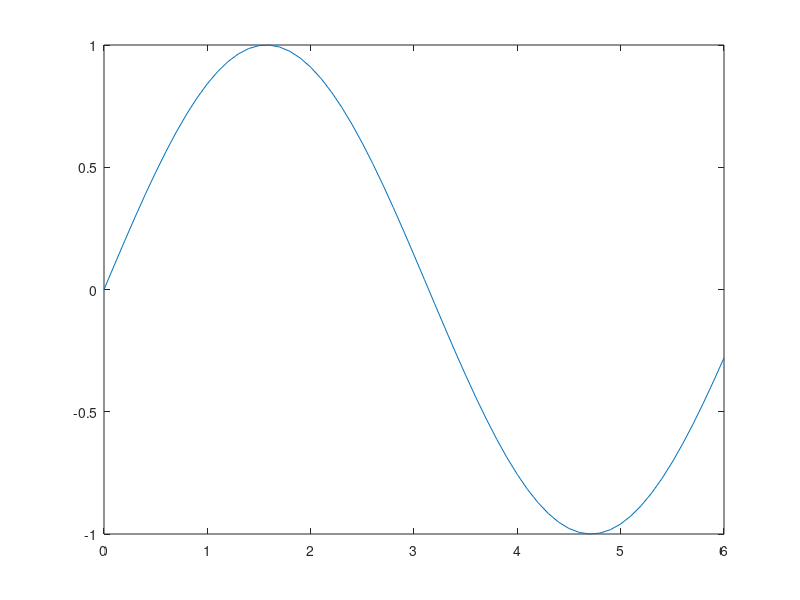

The MATLAB source for this figure:
clc
clear
close all

%% This m-file calculates and plots the function sin(x) for 0 <= x <= 6.
x = 0:0.1:6; % values of x

%% Presentation of results
y = sin(x); % calculates the sine values for all values of x

%% Visualisation of sin(x)
plot(x,y)